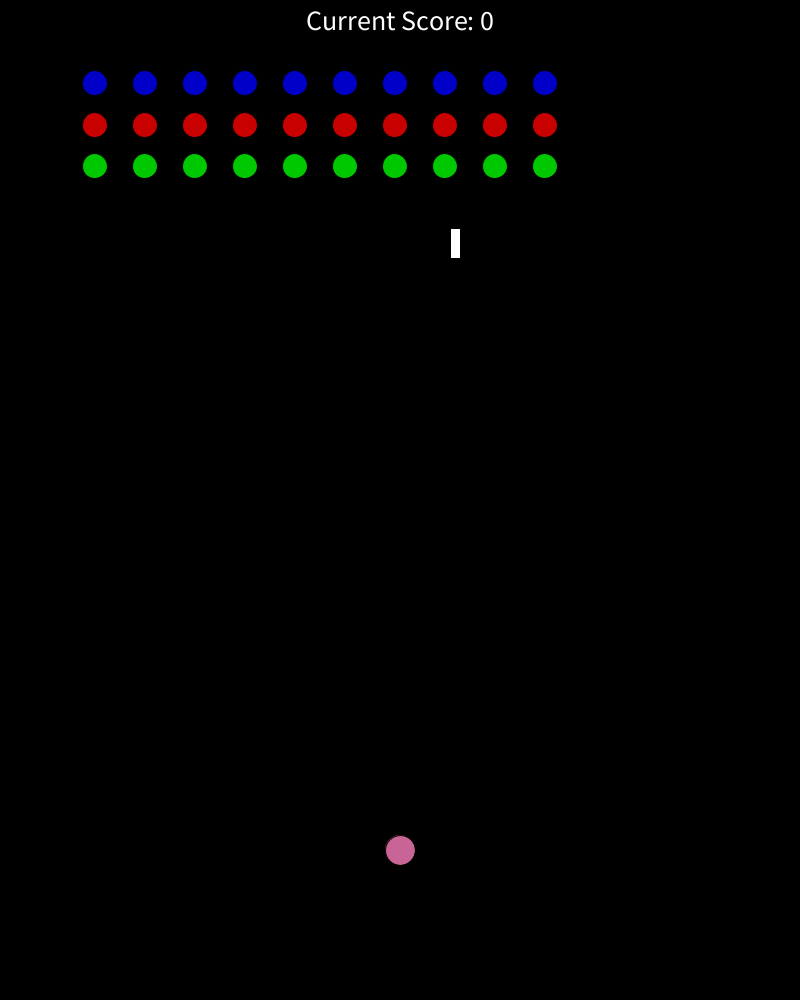
Frame 1 (no input)
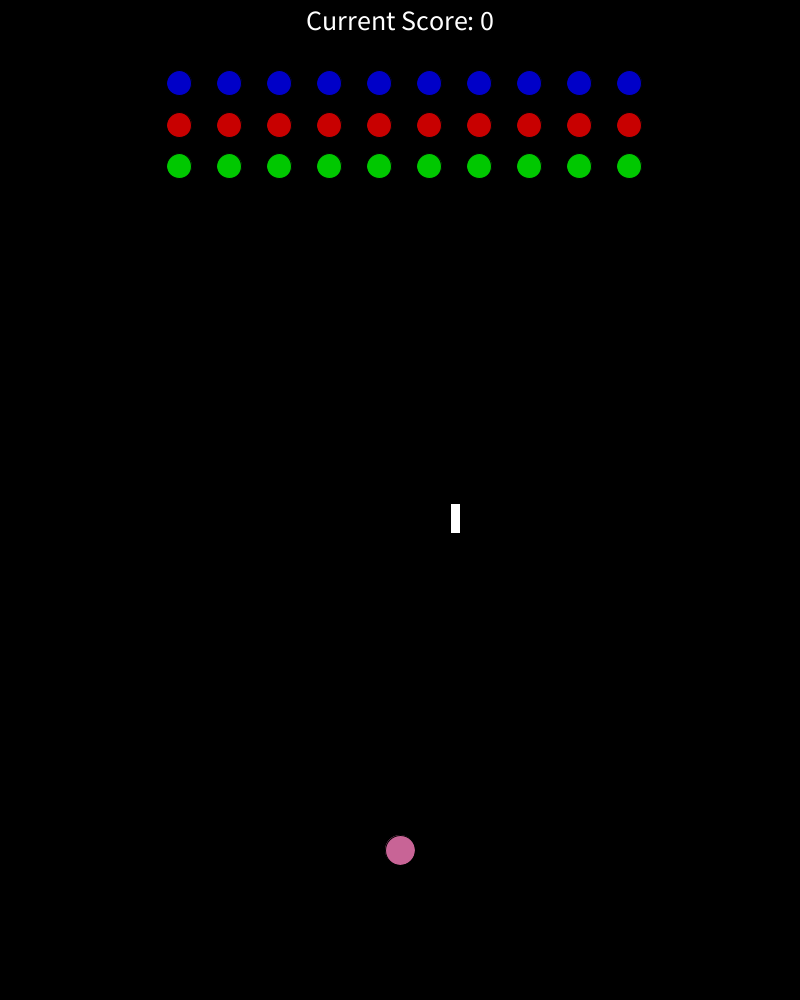
Frame 60 (the mouse pressed at the canvas centre just before this capture)
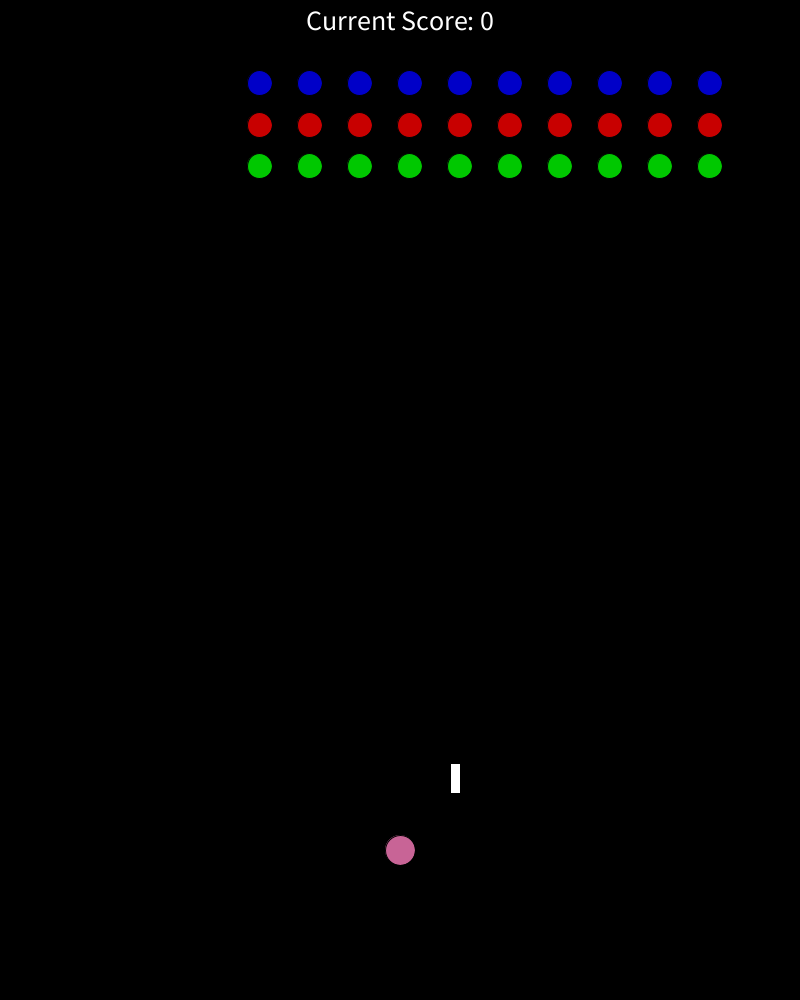
Frame 120 (the mouse held since frame 60 and released just before this capture)

The Processing sketch that drew these frames (run headless with seeded random() and noise(); from frame 60 on, the mouse is pressed at the canvas centre):

// Processing sketch: MushroomInvaders
// ── MushroomInvaders.pde
Player player;
Enemy[] enemies;
Bullet[] bullets;
int numberOfEnemies = 30;
float deltaTime;
long time;
float enemyShootCooldown;
int score = 0;
String scoreText = "Current Score: ";
String gameOverText = "GAME OVER";
String restartGameText = "Press [R] to restart game";
boolean gameOver = false;


void setup()
{
	size(800,1000);
	frameRate(60);
	textAlign(CENTER);
	ellipseMode(CENTER);

	player = new Player(400,850,30,200,100,150);

	enemies = new Enemy[numberOfEnemies];
	for (int i = 0; i < numberOfEnemies; ++i)
	{
		if(i < 10)
		{
		enemies[i] = new Enemy(50 + (i*50), height/6, 25,1);
		}
		if(i >= 10)
		{			
			enemies[i] = new Enemy(50 + ((i-10)*50), height/8, 25,2);
		}
		if(i >= 20)
		{			
			enemies[i] = new Enemy(50 + ((i-20)*50), height/12, 25,3);
		}
	}

	bullets = new Bullet[30];
	float enemyShootCooldown = random(3,4);
}

void draw()
{
/*	textSize(28);
	text(scoreText + score, width/2,30);*/

	if(gameOver)
	{
		gameOverScreen();
	}
	else
	{
		gameScreen();
	}	
}

void restartGame()
{
	player = new Player(400,850,30,200,100,150);

	enemies = new Enemy[numberOfEnemies];
	for (int i = 0; i < numberOfEnemies; ++i)
	{
		if(i < 10)
		{
		enemies[i] = new Enemy(50 + (i*50), height/6, 25,1);
		}
		if(i >= 10)
		{			
			enemies[i] = new Enemy(50 + ((i-10)*50), height/8, 25,2);
		}
		if(i >= 20)
		{			
			enemies[i] = new Enemy(50 + ((i-20)*50), height/12, 25,3);
		}
	}

	bullets = new Bullet[30];

	score = 0;
}

void gameScreen()
{
	background(0);
	fill(255);
	textSize(28);
	text(scoreText + score, width/2,30);

	long currentTime = millis();
	enemyShootCooldown = enemyShootCooldown - deltaTime;
	
	deltaTime = (currentTime - time);
	deltaTime *= 0.001f;

	player.update();
	player.draw();

	for(int i = 0; i < enemies.length; ++i)
	{
		enemies[i].update();
		enemies[i].draw();
	}

	for(int i = 0; i < bullets.length; ++i)
	{
		if(bullets[i] != null)
		bullets[i].draw();
	}

	time = currentTime;
}

void gameOverScreen()
{
	background(0,0,0,100);
	textSize(50);
	fill(255);
	text(gameOverText, width/2, height/2);
	textSize(20);
	text(restartGameText, width/2, height/2 + 40);
}
// ── Bullet.pde
class Bullet extends GameObject
{
  int speed = 260;
  String typeOfBullet;
  

  Bullet(float x, float y, int size, String typeOfBullet) 
  {
   super(x, y, size);
   position.x = x;
   position.y = y;
   this.size = size;
   //We use the strings "enemyBullet" && "playberBullet"
   this.typeOfBullet = typeOfBullet;
   objectColor = color(255);
  }

  void draw()
  {
    if (typeOfBullet == "playerBullet") 
      {
        position.y = position.y - speed * deltaTime;
      }
    else 
    {
      position.y = position.y + speed * deltaTime;
    }
  //Update bullets
    for (int i = 0; i < bullets.length; i++)
    {
     if (bullets[i] == null)
      {
      //No bullet, skip to the next one.
      continue;
      }
      else
      {
        //update bullet...
        fill(objectColor);
        rect(position.x, position.y, size, size*3);

        //Remove bullets out of screen
        if(bullets[i].position.y < 0)
        {
           bullets[i] = null;
        }
        else if(bullets[i].position.y > height)
        {
           bullets[i] = null;
        }
      }
    }
  }
}
// ── Collision.pde
 boolean bulletCollision(GameObject one, Bullet two)
 { 
  int maxDistance = one.size/2 + two.size;

  if(abs(one.position.x - two.position.x) > maxDistance || abs(one.position.y - two.position.y) > maxDistance)
  {
    return false;
  }
  else if(dist(one.position.x, one.position.y, two.position.x, two.position.y) > maxDistance)
  {
    return false;
  }
  else
  {
    return true;
  }
}
// ── Enemy.pde
class Enemy extends GameObject
{
	float horizontalSpeed = 80;
	float verticalSpeed = 50;
	boolean hitScreenWall;
	boolean swapDirection;
	int shootingEnemy;

	int scoreValue;
	int scoreTier1 = 10;
	int scoreTier2 = 20;
	int scoreTier3 = 30;
	color colorTier1 = color(0, 200, 0);
	color colorTier2 = color(200, 0, 0);
	color colorTier3 = color(0, 0, 200);

	Enemy(float x, float y, int size, int tierType)
	{
		super(x,y,size);
		position.x = x;
		position.y = y;
		this.size = size;

		if (tierType == 1)
		{
			scoreValue = scoreTier1;
			objectColor = colorTier1;
		}
		else if(tierType == 2)
		{
			scoreValue = scoreTier2;
			objectColor = colorTier2;
		}
		else if(tierType == 3)
		{
			scoreValue = scoreTier3;
			objectColor = colorTier3;
		}
	}

	void update()
	{
		position.x = position.x + horizontalSpeed * deltaTime;
		
		if(position.x < size || position.x > width - size)
		{
			hitScreenWall = true;
			swapDirection = true;
		}
		else hitScreenWall = false;

		if(swapDirection)
		{					
			for(int i = 0; i < enemies.length; ++i)
			{
				enemies[i].horizontalSpeed = enemies[i].horizontalSpeed * -1;
				enemies[i].position.y = enemies[i].position.y + verticalSpeed;	
			}				
		 	swapDirection = false;
		}	
		
		checkCollision();

		if(enemyShootCooldown <= 0)
		{
			enemyShootCooldown = random(3,4);
			shootingEnemy = int(random(enemies.length));
			enemyShoot();
		}
	}

	void draw()
	{
		fill(objectColor);
		ellipse(position.x, position.y, size, size);
	}


	void checkCollision()
	{
		for(int i = 0; i < enemies.length; ++i)
		{
			for(int j = 0; j < bullets.length; ++j)
				if(bullets[j] != null)
				{
					if(bulletCollision(enemies[i], bullets[j]))
					{
						if (bullets[j].typeOfBullet == "playerBullet") 
						{
						bullets[j] = null;
						enemies[i].horizontalSpeed = 0; 
						enemies[i].position.y = -1000;
						score = score + enemies[i].scoreValue;	
						}
					}
				}

			if(enemies[i].position.y >= player.position.y)
			{
				gameOver = true;
			}
		}
	}

	void enemyShoot()
	{  
		//for(int i = 0; i < enemies.length; ++i)
		//{
			for (int j = 0; j < bullets.length; j++)
     		{
	        	if (bullets[j] == null)
	        	{
	         	 	bullets[j] = new Bullet(enemies[shootingEnemy].position.x, enemies[shootingEnemy].position.y, 10, "enemyBullet");

	        		break;
	      		}	
    		}
		//}
		
	}
}

// ── GameObject.pde
class GameObject
{
	PVector position;
	PVector velocity;
	int size;
	color objectColor;

	GameObject(float x, float y, int size)
	{
		position = new PVector(x,y);
	}
}
// ── InputManager.pde
boolean moveLeft;
boolean moveRight;
PVector inputVector;
boolean resetButtonDown = false;

void keyPressed()
{
    if (keyCode == LEFT || key == 'a')
      moveLeft = true;
    else if (keyCode == RIGHT || key == 'd')
      moveRight = true;

     //Spawn new bullet it we press "space-bar"
    if (keyPressed && key == 32) 
    {  
      //Find empty spot in array, create list.
      for (int i = 0; i < bullets.length; i++)
      {
        if (bullets[i] == null)
        {
          bullets[i] = new Bullet(player.position.x, player.position.y, 10, "playerBullet");
          //we are done, break/quit the loop.
          break;
        }
      }
    } 
   
    if(gameOver)
    {
      if (resetButtonDown == false && key == 'r')
      {
      resetButtonDown = true;
      restartGame();
      }
    }
}

void keyReleased()
{
    if (keyCode == LEFT || key == 'a')
      moveLeft = false;
    else if (keyCode == RIGHT || key == 'd')
      moveRight = false;

    if (key == 'r') 
    {
    resetButtonDown = false;
    gameOver = false;
    }
}

PVector input()
{
  inputVector = new PVector();
  
  inputVector.x = 0;
  
  if (moveLeft) {
    inputVector.x -= 1;
  }
  if (moveRight) {
    inputVector.x += 1;
  }

  return inputVector;
}

// ── Player.pde
class Player extends GameObject
{
	float speed = 20;
	float maxSpeed = 30;
	PVector acceleration;
	float quickTurnSpeed = 200;
	float accelerationMultiplier = 2;
	float deaccelerationMultiplier = 1.5;


	Player(float x, float y, int size,int value1, int value2, int value3)
	{
		super(x,y,size);
		position.x = x;
		position.y = y;
		this.size = size;
		objectColor = color(value1, value2, value3);
		velocity = new PVector();
	}

	void update()
	{
		acceleration = input();
		acceleration.mult(accelerationMultiplier * speed * deltaTime);

		 //Quick turn
        float dot = velocity.dot(acceleration); 

        if (dot < 0) 
        {
            acceleration.mult(quickTurnSpeed);
        }


		if (acceleration.mag() == 0)
	{
		
  		acceleration.x -= velocity.x * deaccelerationMultiplier * speed * deltaTime;
  	}

		velocity.add(acceleration);
		velocity.limit(maxSpeed);

		PVector move = velocity.copy();
		move.mult(speed * deltaTime);

		position.add(move);

		ScreenWall();
		checkCollision();
	}

	void draw()
	{
		fill(objectColor);
		ellipse(position.x, position.y, size, size);
  	}
	
	void ScreenWall()
	{
		if (position.x < size)
			position.x = size;
		else if (position.x > width - size)
			position.x = width -size;	
	}


	void checkCollision()
	{
		
			for(int i = 0; i < bullets.length; ++i)
				if(bullets[i] != null)
				{
					if(bulletCollision(player, bullets[i]))
					{
						if (bullets[i].typeOfBullet == "enemyBullet") 
						{					
						bullets[i] = null;
						gameOver = true;
						}
					}
				}
		
	}

}
